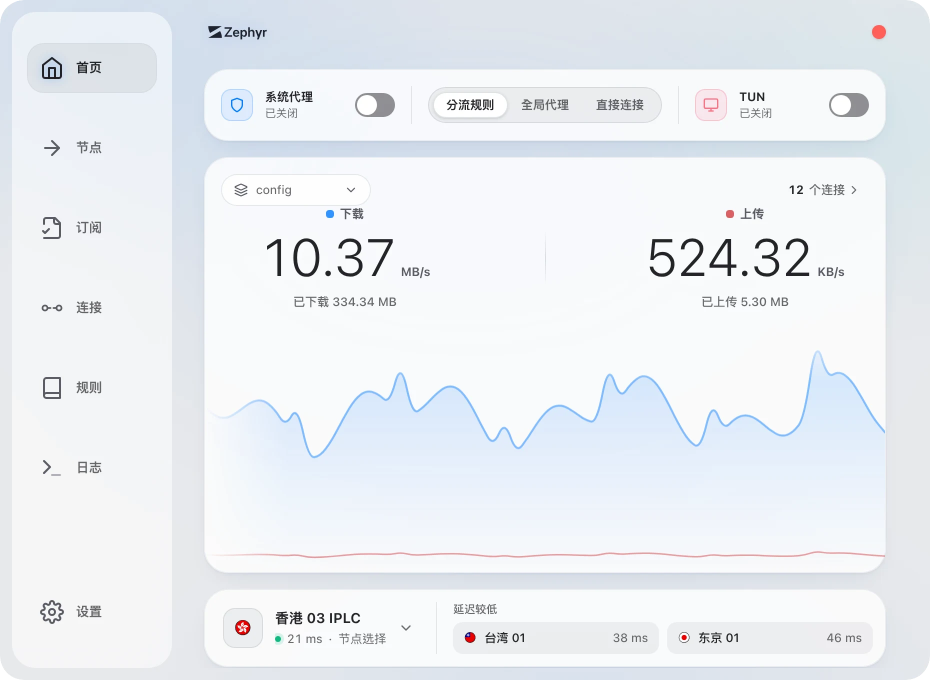
#> input picture handoff/screenshots/final/f-home.webp, 1860 x 1360 px, given in place of f-home.png, which was not available (shown at 1/2 size)
$ python lookcrops.py
#> lines starting #> are read from the running program, lines starting #| are printed output that depends on the picture
# Before/after crops for the "looked at the screenshots" section.
from PIL import Image
B = 'out-before-look/'
A = 'out/'
crops = {
    'lk-hero': ('f-home.png', (400, 280, 1780, 1160)),
    'lk-cards': ('f-speed-done.png', (400, 240, 1860, 700)),
    'lk-side-dark': ('f-home-dark.png', (0, 60, 420, 900)),
    'lk-side': ('f-home.png', (0, 60, 420, 900)),
    'lk-alts-big': ('f-home-big.png', (380, 1600, 2880, 1800)),
    'lk-close': ('f-home.png', (1500, 0, 1860, 90)),
}
for name, (src, box) in crops.items():
    for tag, d in (('before', B), ('after', A)):
        im = Image.open(d + src).convert('RGB').crop(box)
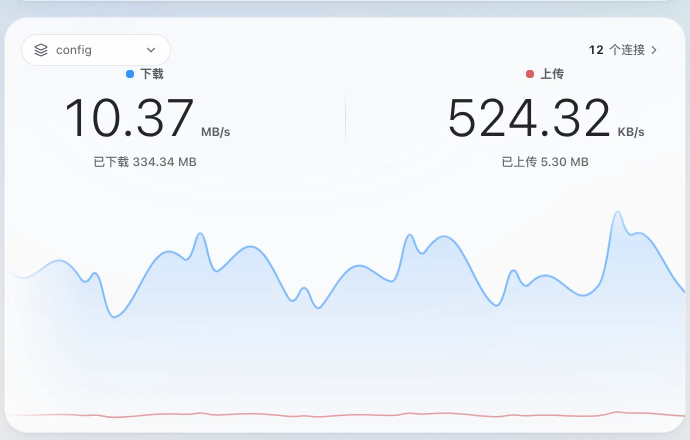
#> im: PIL image 1380x880 RGB (shown at 1/2 size); mean R, G, B 238.2, 242.3, 247.3
        if im.width > 1500:
            im = im.resize((round(im.width * 0.6), round(im.height * 0.6)), Image.LANCZOS)
        im.save(f'web/{name}-{tag}.webp', 'WEBP', quality=80, method=6)
#> pass 2 of the loop `for name, (src, box) in crops.items():`:
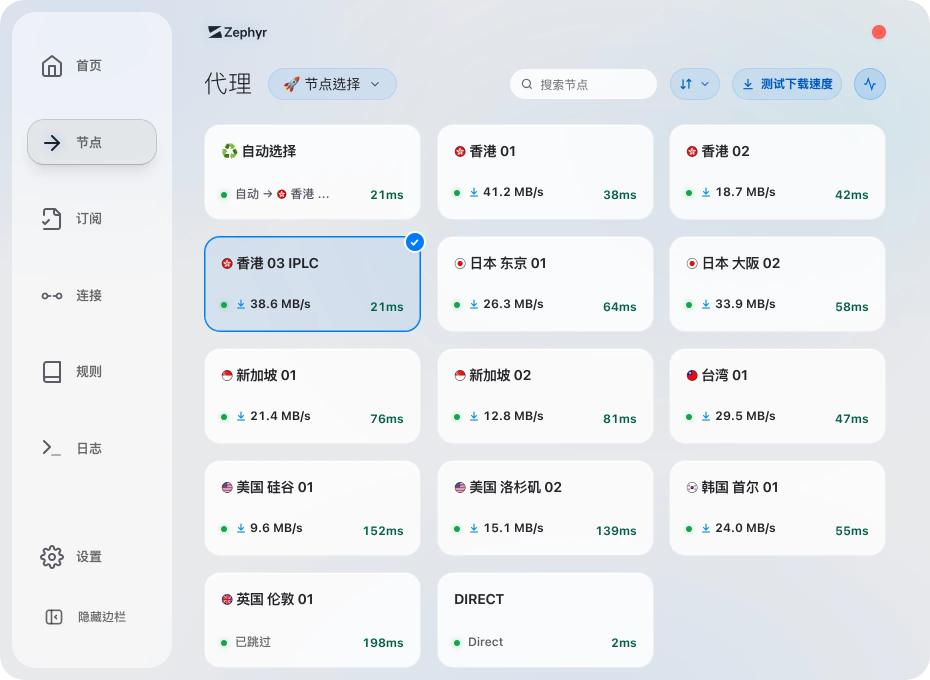
#> input picture handoff/screenshots/before-visual-review/f-speed-done.webp, 1860 x 1360 px, given in place of f-speed-done.png, which was not available (shown at 1/2 size)
#> `im = Image.open(d + src).convert('RGB').crop(box)`:
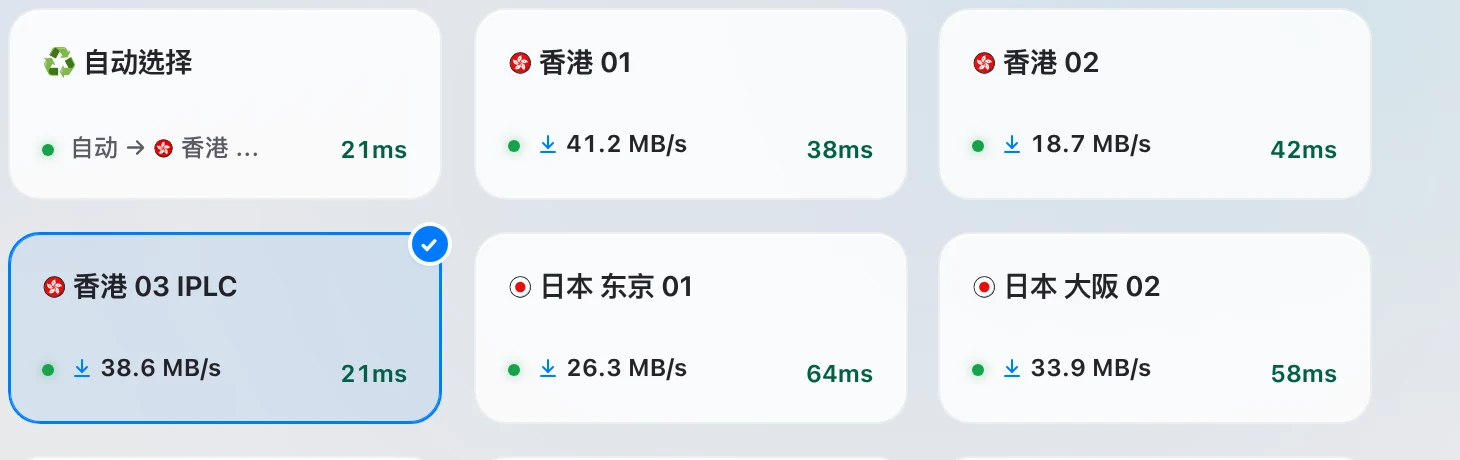
#> im: PIL image 1460x460 RGB; mean R, G, B 230.8, 235.9, 240
#> pass 3 of the loop `for name, (src, box) in crops.items():`:
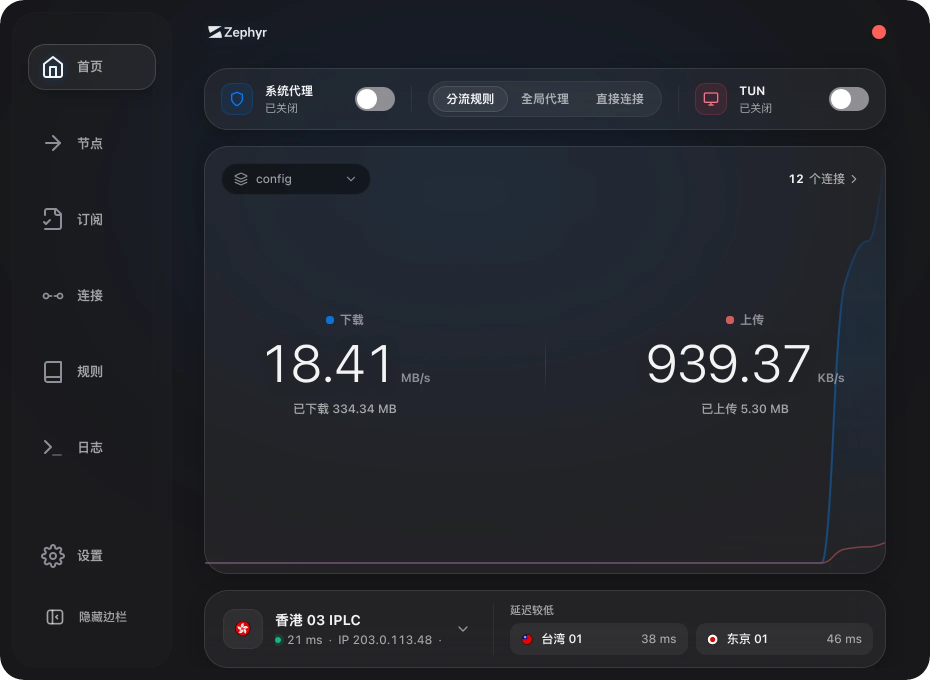
#> input picture handoff/screenshots/before-visual-review/f-home-dark.webp, 1860 x 1360 px, given in place of f-home-dark.png, which was not available (shown at 1/2 size)
#> `im = Image.open(d + src).convert('RGB').crop(box)`:
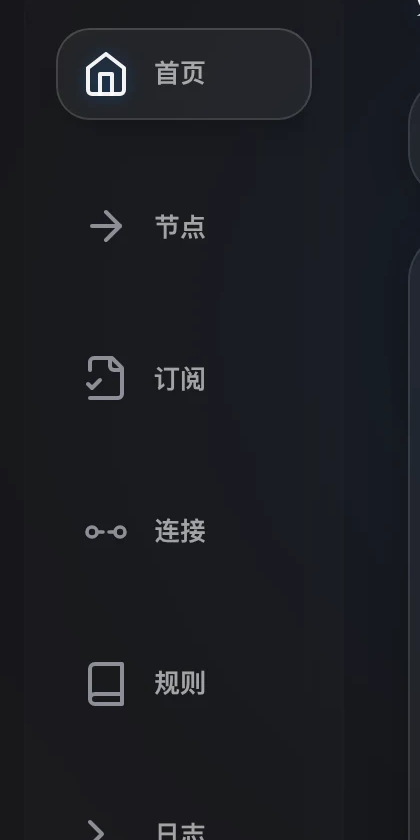
#> im: PIL image 420x840 RGB; mean R, G, B 27.7, 29.7, 34.6
#> the loop made 6 passes; the first 3 are shown
print('ok', len(crops) * 2)
